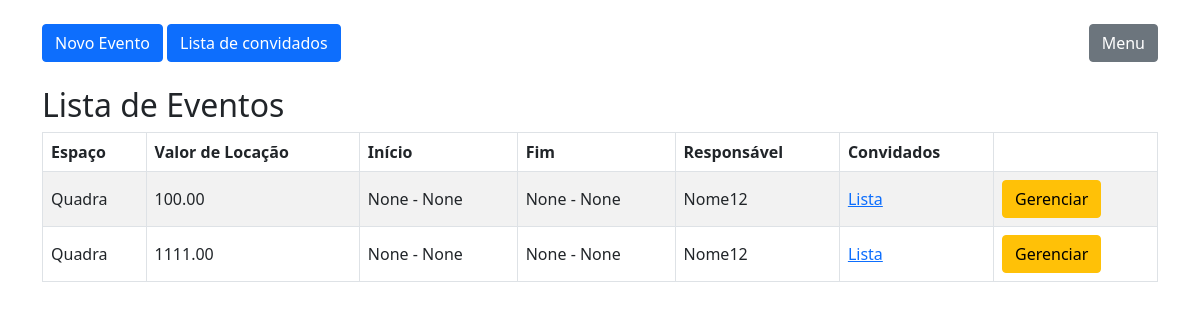
/agenda/, run on the app's committed database.
### clube/models.py (models this page shows)
class Agenda(models.Model):
    espaco_locavel = models.ForeignKey(EspacoLocavel, on_delete=models.CASCADE)
    valor_locacao = models.DecimalField(max_digits=10, decimal_places=2)
    data_inicio = models.DateField()
    hora_inicio = models.TimeField()
    data_fim = models.DateField()
    hora_fim = models.TimeField()
    responsavel_locacao = models.ForeignKey(Associado, on_delete=models.CASCADE)
    convidados = models.ManyToManyField(Convidado, blank=True)

class EspacoLocavel(models.Model):
    nome = models.CharField(max_length=100)
    tamanho = models.IntegerField()
    capacidade_pessoas = models.IntegerField()
    data_construcao_aquisicao = models.DateField()
    locavel = models.BooleanField(default=True)
    def __str__(self):
        return self.nome

class Associado(models.Model):
    nome = models.CharField(max_length=100)
    endereco = models.CharField(max_length=200)
    bairro = models.CharField(max_length=50)
    cep = models.CharField(max_length=10)
    complemento = models.CharField(max_length=100, blank=True, null=True)
    cidade = models.CharField(max_length=100)
    uf = models.CharField(max_length=2, choices=uf)
    telefone = models.CharField(max_length=15)
    celular = models.CharField(max_length=15)
    email = models.EmailField()
    facebook = models.URLField(blank=True, null=True)
    instagram = models.URLField(blank=True, null=True)
    cpf = models.CharField(max_length=14)
    rg = models.CharField(max_length=20)
    data_nascimento = models.DateField()
    tipo_associacao = models.CharField(max_length=50, choices=associacao)
    def __str__(self):
        return self.nome

### clube/views.py (the view)
# urls.py: path('agenda/', AgendaListView.as_view(), name='agenda_list'),
class AgendaListView(ListView):
    model = Agenda
    template_name = 'agenda/agenda_list.html'

### clube/templates/agenda/agenda_list.html (shortened to what this page needs)
{% load crispy_forms_tags %}
<head>
    <link href="https://cdn.jsdelivr.net/npm/bootstrap@5.0.2/dist/css/bootstrap.min.css" rel="stylesheet">
</head>
<body>
    <br>
    <div class="container">
        <a class="btn btn-primary" href="{% url 'agenda_cadastrar' %}">Novo Evento</a>
        <a class="btn btn-primary" href="{% url 'convidado_list' %}">Lista de convidados</a>
        <a style="float: right;" class="btn btn-secondary" href="{% url 'index' %}">Menu</a>
        <br><br>
        <h2>Lista de Eventos</h2>
  <div class="table-responsive">
    <table class="table table-bordered table-striped">
      <thead>
        <tr>
          <th>Espaço</th>
          <th>Valor de Locação</th>
          <th>Início</th>
          <th>Fim</th>
          <th>Responsável</th>
          <th>Convidados</th>
          <th></th>
        </tr>
      </thead>
      <tbody>
        {% for agenda in object_list %}
          <tr style="vertical-align: middle;">
            <td>{{ agenda.espaco_locavel }}</td>
            <td>{{ agenda.valor_locacao }}</td>
            <td> {{ agenda.hora_inicio }} - {{ agenda.data_inicio }} </td>
            <td> {{ agenda.hora_fim }} - {{ agenda.data_fim }} </td>
            <td> {{ agenda.responsavel_locacao }} </td>
            <td><a href="{% url 'agenda_detail' pk=agenda.pk %}">Lista</a></td>
            <td>
              <a class="btn btn-warning" href="{% url 'agenda_edit' agenda.id %}">Gerenciar</a>
            </td>
          </tr>
        {% endfor %}
      </tbody>
    </table>
  </div>
</body>

### data on the page
Agenda: espaco_locavel "Quadra", valor_locacao "100.00", hora_inicio "None", data_inicio "None", hora_fim "None", data_fim "None", responsavel_locacao "Nome12"
Agenda: espaco_locavel "Quadra", valor_locacao "1111.00", hora_inicio "None", data_inicio "None", hora_fim "None", data_fim "None", responsavel_locacao "Nome12"
